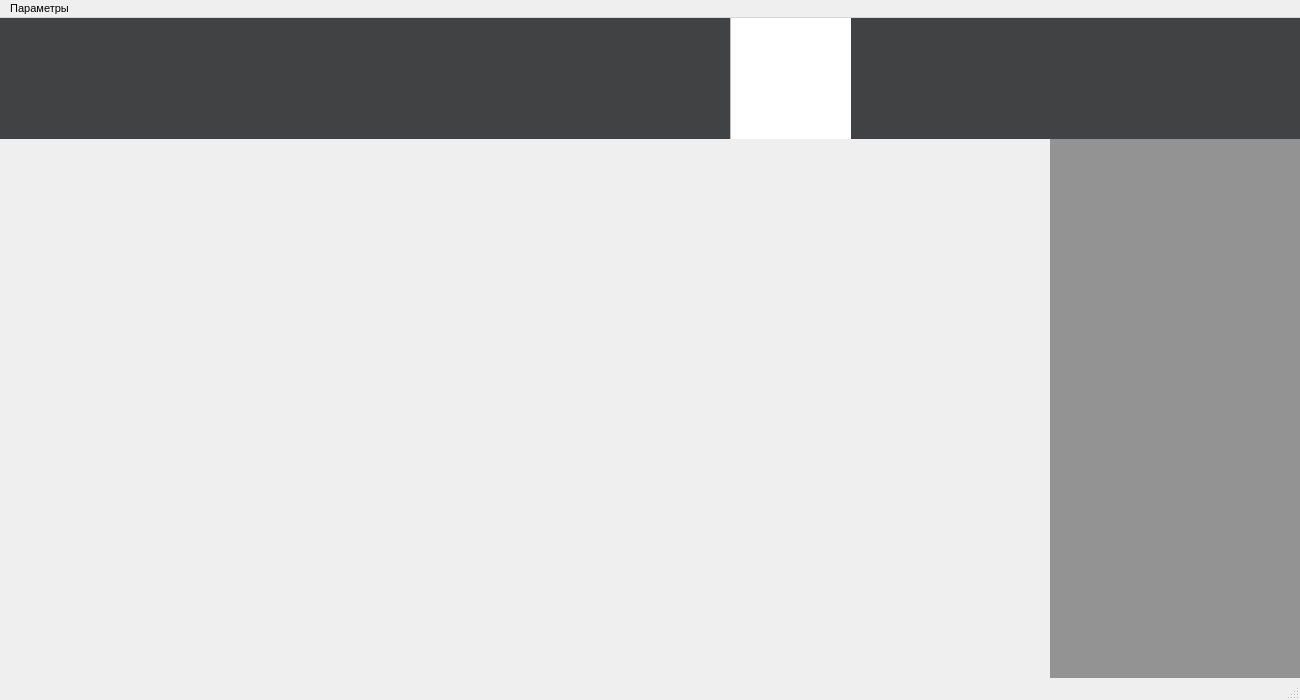
<?xml version="1.0" encoding="UTF-8"?>
<ui version="4.0">
 <class>SimulatingForm</class>
 <widget class="QMainWindow" name="SimulatingForm">
  <property name="geometry">
   <rect>
    <x>0</x>
    <y>0</y>
    <width>1300</width>
    <height>700</height>
   </rect>
  </property>
  <property name="font">
   <font>
    <pointsize>8</pointsize>
   </font>
  </property>
  <property name="windowTitle">
   <string>MainWindow</string>
  </property>
  <widget class="QWidget" name="centralwidget">
   <widget class="QLabel" name="UpperPanelFoneLabel">
    <property name="geometry">
     <rect>
      <x>0</x>
      <y>0</y>
      <width>1301</width>
      <height>121</height>
     </rect>
    </property>
    <property name="styleSheet">
     <string notr="true">#UpperPanelFoneLabel {
background-color: rgb(64, 66, 68)
}</string>
    </property>
    <property name="text">
     <string/>
    </property>
   </widget>
   <widget class="QPushButton" name="launchButton">
    <property name="geometry">
     <rect>
      <x>310</x>
      <y>0</y>
      <width>121</width>
      <height>121</height>
     </rect>
    </property>
    <property name="styleSheet">
     <string notr="true">#launchButton {
background-color: rgb(64, 66, 68);
border: none;
	image: url(:/images/Play.png);
}
#launchButton:hover:!pressed {
background-color: rgb(106, 110, 113);
}
#launchButton:pressed {
background-color: rgb(45, 46, 48);
}</string>
    </property>
    <property name="text">
     <string/>
    </property>
   </widget>
   <widget class="QPushButton" name="pauseButton">
    <property name="geometry">
     <rect>
      <x>430</x>
      <y>0</y>
      <width>131</width>
      <height>121</height>
     </rect>
    </property>
    <property name="styleSheet">
     <string notr="true">#pauseButton{
background-color: rgb(64, 66, 68);
border: none;
	image: url(:/images/Pause.png);
}
#pauseButton:hover:!checked {
background-color: rgb(106, 110, 113);
}
#pauseButton:!hover:checked {
background-color: rgb(106, 110, 113);
}
#pauseButton:hover:checked {
background-color: rgb(45, 46, 48);
}</string>
    </property>
    <property name="text">
     <string/>
    </property>
    <property name="checkable">
     <bool>true</bool>
    </property>
   </widget>
   <widget class="QPushButton" name="stopButton">
    <property name="geometry">
     <rect>
      <x>560</x>
      <y>0</y>
      <width>131</width>
      <height>121</height>
     </rect>
    </property>
    <property name="styleSheet">
     <string notr="true">#stopButton{
background-color: rgb(64, 66, 68);
border: none;
	image: url(:/images/Stop.png);
}
#stopButton:hover:!pressed {
background-color: rgb(106, 110, 113);
}
#stopButton:pressed {
background-color: rgb(45, 46, 48);
}</string>
    </property>
    <property name="text">
     <string/>
    </property>
   </widget>
   <widget class="QListWidget" name="statementsList">
    <property name="geometry">
     <rect>
      <x>1050</x>
      <y>121</y>
      <width>256</width>
      <height>541</height>
     </rect>
    </property>
    <property name="font">
     <font>
      <pointsize>12</pointsize>
     </font>
    </property>
    <property name="styleSheet">
     <string notr="true">#statementsList {
border: none;
background-color: rgb(147, 147, 147);
color: rgb(255, 255, 255);
selection-color: rgb(0, 0, 0);
	selection-background-color: rgb(227, 227, 227);
}</string>
    </property>
    <property name="alternatingRowColors">
     <bool>false</bool>
    </property>
    <property name="iconSize">
     <size>
      <width>20</width>
      <height>20</height>
     </size>
    </property>
    <property name="spacing">
     <number>5</number>
    </property>
   </widget>
   <widget class="QCheckBox" name="editModeCheckBox">
    <property name="geometry">
     <rect>
      <x>730</x>
      <y>0</y>
      <width>121</width>
      <height>121</height>
     </rect>
    </property>
    <property name="styleSheet">
     <string notr="true">#editModeCheckBox::indicator {
width: 1000;
height: 1000;
}
#editModeCheckBox {
image: url(:/images/Edit.png);
}
#editModeCheckBox:hover:!checked {
background-color: rgb(106, 110, 113);
}
#editModeCheckBox:!hover:checked {
background-color: rgb(106, 110, 113);
}
#editModeCheckBox:hover:checked {
background-color: rgb(45, 46, 48);
}</string>
    </property>
    <property name="text">
     <string/>
    </property>
    <property name="iconSize">
     <size>
      <width>16</width>
      <height>16</height>
     </size>
    </property>
    <property name="shortcut">
     <string/>
    </property>
    <property name="checked">
     <bool>true</bool>
    </property>
    <property name="tristate">
     <bool>false</bool>
    </property>
   </widget>
   <widget class="QPushButton" name="backButton">
    <property name="geometry">
     <rect>
      <x>0</x>
      <y>0</y>
      <width>121</width>
      <height>121</height>
     </rect>
    </property>
    <property name="styleSheet">
     <string notr="true">#backButton {
background-color: rgb(64, 66, 68);
border: none;
	image: url(:/images/Back.png);
}
#backButton:hover:!pressed {
background-color: rgb(106, 110, 113);
}
#backButton:pressed {
background-color: rgb(45, 46, 48);
}</string>
    </property>
    <property name="text">
     <string/>
    </property>
   </widget>
   <widget class="QPushButton" name="flushButton">
    <property name="geometry">
     <rect>
      <x>860</x>
      <y>0</y>
      <width>121</width>
      <height>121</height>
     </rect>
    </property>
    <property name="styleSheet">
     <string notr="true">#flushButton{
background-color: rgb(64, 66, 68);
border: none;
	
	image: url(:/images/Flush.png);
}
#flushButton:hover:!pressed {
background-color: rgb(106, 110, 113);
}
#flushButton:pressed {
background-color: rgb(45, 46, 48);
}</string>
    </property>
    <property name="text">
     <string/>
    </property>
   </widget>
   <widget class="QPushButton" name="toCenterButton">
    <property name="geometry">
     <rect>
      <x>981</x>
      <y>0</y>
      <width>121</width>
      <height>121</height>
     </rect>
    </property>
    <property name="styleSheet">
     <string notr="true">#toCenterButton{
background-color: rgb(64, 66, 68);
border: none;
	
	
	image: url(:/images/To center.png);
}
#toCenterButton:hover:!pressed {
background-color: rgb(106, 110, 113);
}
#toCenterButton:pressed {
background-color: rgb(45, 46, 48);
}</string>
    </property>
    <property name="text">
     <string/>
    </property>
   </widget>
  </widget>
  <widget class="QMenuBar" name="menubar">
   <property name="geometry">
    <rect>
     <x>0</x>
     <y>0</y>
     <width>1300</width>
     <height>21</height>
    </rect>
   </property>
   <widget class="QMenu" name="Parametres">
    <property name="title">
     <string>Параметры</string>
    </property>
    <addaction name="Field"/>
    <addaction name="Simulation"/>
    <addaction name="configurationsAction"/>
   </widget>
   <addaction name="Parametres"/>
  </widget>
  <widget class="QStatusBar" name="statusbar"/>
  <action name="Field">
   <property name="text">
    <string>Параметры поля</string>
   </property>
  </action>
  <action name="Simulation">
   <property name="text">
    <string>Параметры симуляции</string>
   </property>
  </action>
  <action name="configurationsAction">
   <property name="text">
    <string>Управление конфигурациями</string>
   </property>
  </action>
 </widget>
 <resources/>
 <connections/>
</ui>
